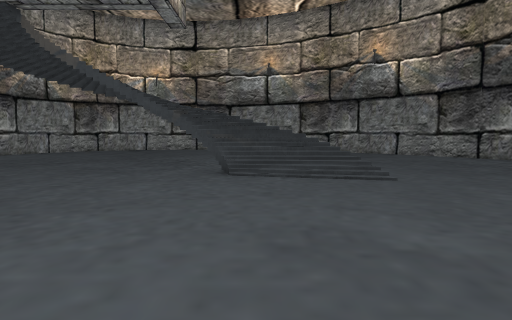
View 1 (above)

22 first-person views from a walk through a scene from a Unity 3-D project. The camera is 1.3 m above the floor, tilts 4° down and sees 70° across. The floor is counted in squares, 1 m on a side. Each view is taken from the middle of a square. On the plan, view 1 faces up. The plan holds only what a view shows up to about 15 squares ahead; the rest is blank. The place goes on beyond the plan. The player is left out.

View 2
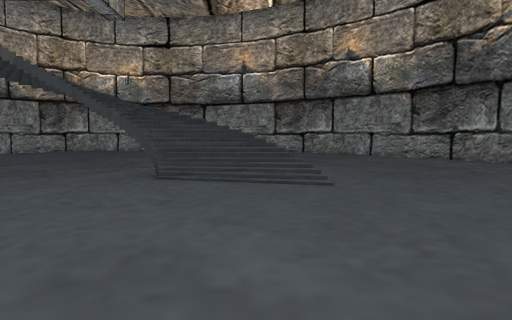

View 3
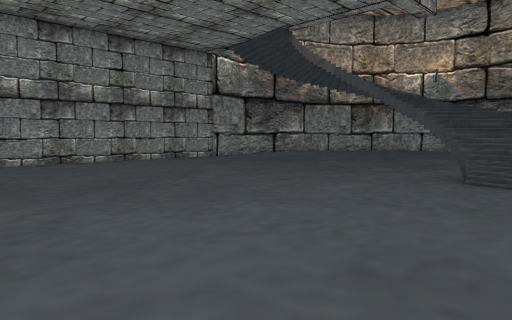

View 4
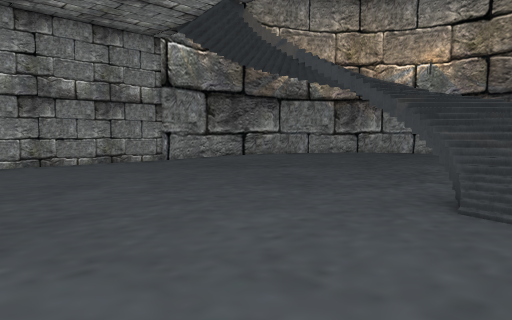

View 5
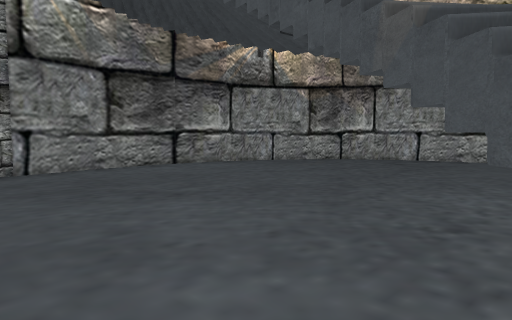

View 6
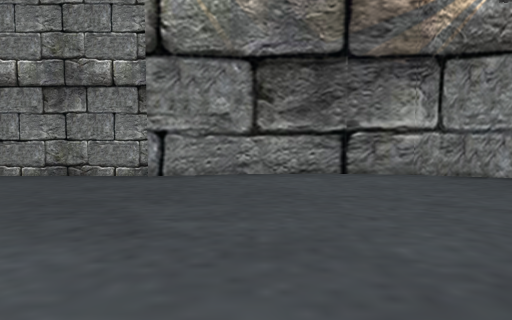

View 7
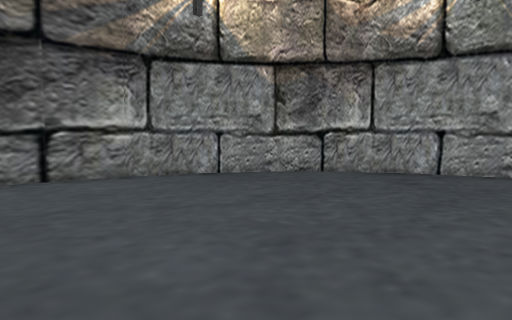

View 8
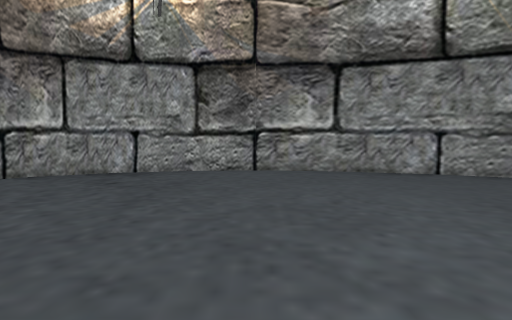

View 9
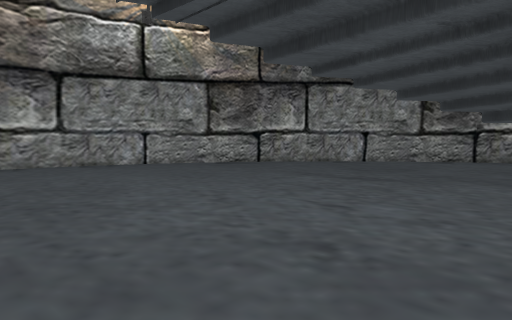

View 10
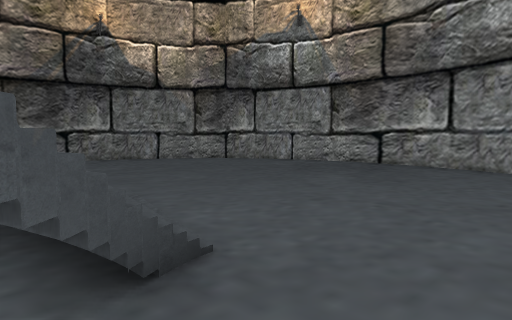

View 11
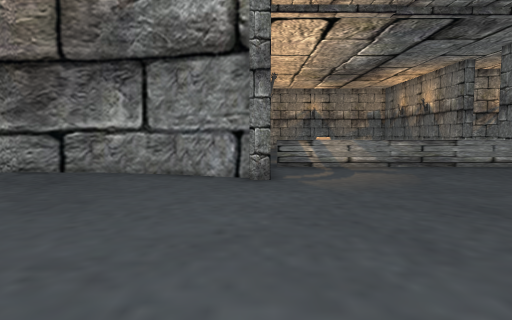

View 12
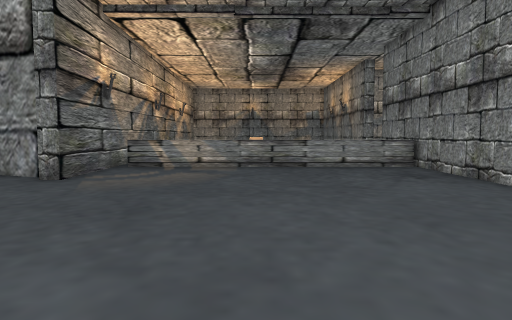

View 13
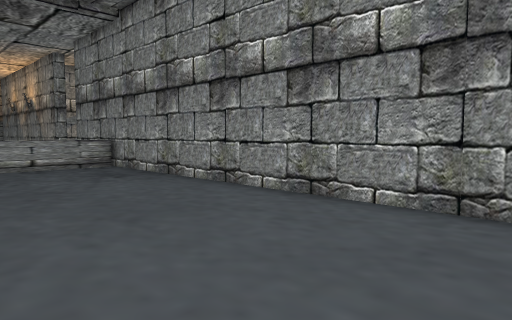

View 14
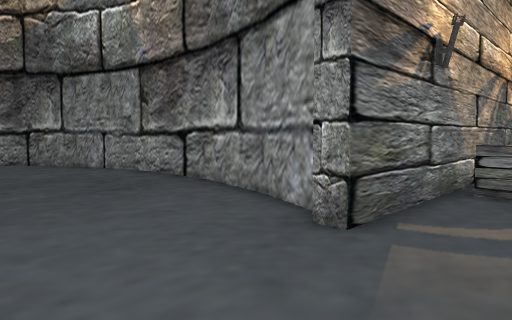

View 15
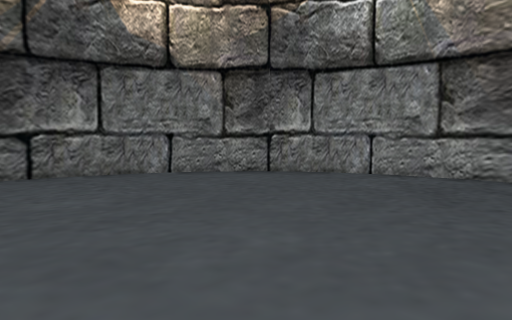

View 16
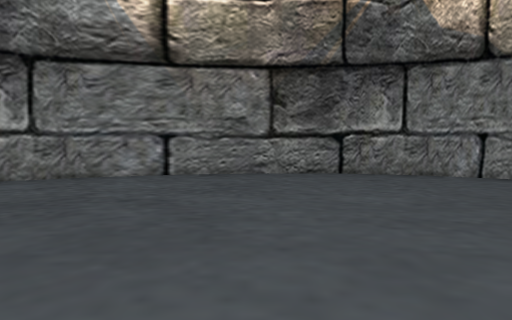

View 17
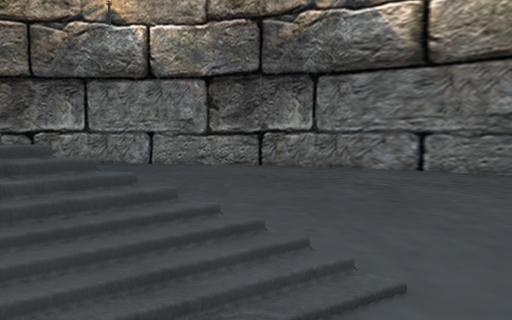

View 18
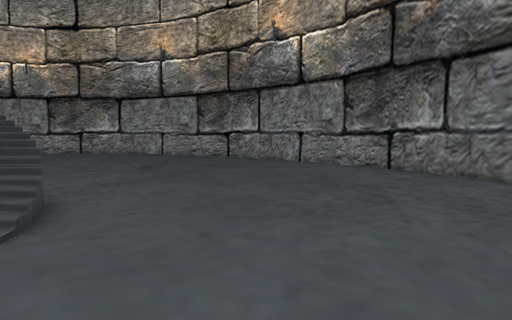

View 19
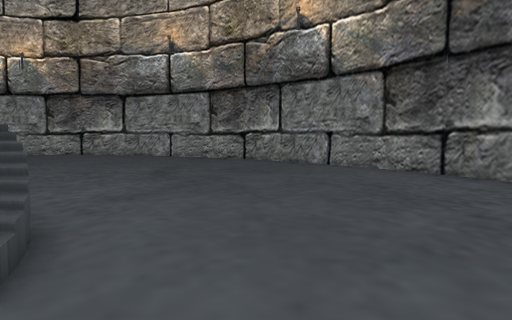

View 20
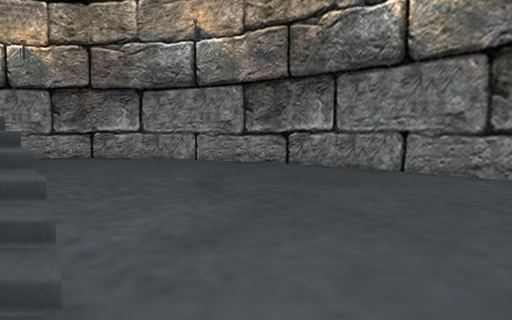

View 21
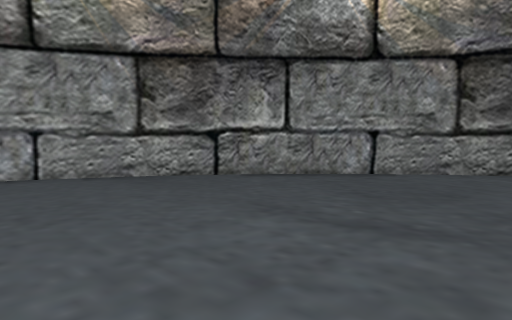

View 22
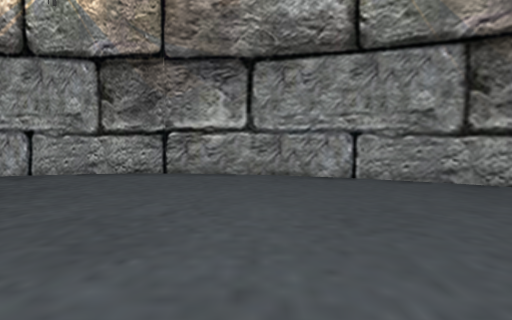

### Floor plan
Key: @ floor where view 1 was taken; # wall or solid block; . main floor; : floor 1.5 m higher than the main floor; + floor 1.75 m higher than the main floor; * floor 2 m higher than the main floor; / step, stairs or slope; = window, fence, low wall or low ledge; ^ raised ledge; v drop or lower ground; T thing the floor can be seen under or through.
Columns run from 16 left of view 1 to 15 right of it. Each row starts with its distance up from view 1.
 31       ###########
 30     ###.........###
 29    ##.............###
 28   ##................###
 27  ##...................##
 26  #.....................##
 25  #......................##
 24 ##.......................##
 23 #.........................##
 22 #..........................#
 21 #..........................##
 20 #...........................##
 19 #............................#
 18 #............................#
 17 #.............. .............##
 16 #.............**v.............#
 15 #............T*++:............#
 14 #............TT / /...........##
 13 #.............T=///=...........#
 12 #............../////...........#
 11 #................////..........#
 10 #..............................#
  9 #..............................#
  8 #..............................#
  7 #..............................#
  6 #..............................#
  5 #.............................##
  4 #.............................#
  3 #............................##
  2 #...........................##
  1 #..........................##
  0 #............##.@.........##
 -1 #............######...#####
 -2 #............#    #####
 -3 #............#
 -4 #^^^^^^^^^^^^#
 -5             .#
 -6              #

Positions as (right, up) in squares from view 1, and headings:
1: (0, 0), facing up
2: (2, 1), facing up
3: (2, 1), facing up-left
4: (1, 5), facing up-left
5: (-2, 12), facing up-left
6: (-4, 18), facing left
7: (-5, 18), facing up-left
8: (-5, 18), facing up
9: (-7, 15), facing up-right
10: (-4, 14), facing down-right
11: (-3, 11), facing down
12: (-9, 11), facing down
13: (-9, 11), facing down-left
14: (-6, 5), facing down-right
15: (2, 11), facing down-right
16: (2, 11), facing right
17: (1, 9), facing up-right
18: (7, 6), facing up
19: (6, 8), facing up
20: (4, 11), facing up
21: (-2, 18), facing up-right
22: (-2, 19), facing up
